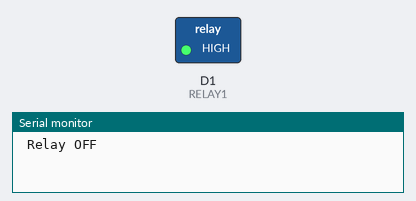
Bench run of a sketch on a simulated ESP8266 (NodeMCU). Shown: switched loads named in the sketch (green lamp = pin HIGH), the last lines printed to the serial monitor.

Above: at 1.0 s.
At 3.0 s:
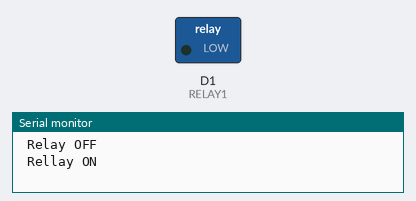
Timing chart, 0 to 5.2 s (numbered marks = the images above):
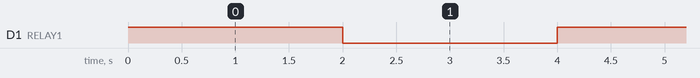

The sketch:

05_relay_led.ino
```cpp
#define RELAY1 D1

void setup() {
  Serial.begin(115200);
  pinMode(RELAY1, OUTPUT);
}

void loop() {
  digitalWrite(RELAY1, HIGH);
  Serial.println("\n Relay OFF");
  delay(2000);
  digitalWrite(RELAY1, LOW);
  Serial.println("\n Rellay ON");
  delay(2000);
}
```

Measured:
- by itself, D1 (RELAY1): alternates HIGH for 2.0 s and LOW for 2.0 s
